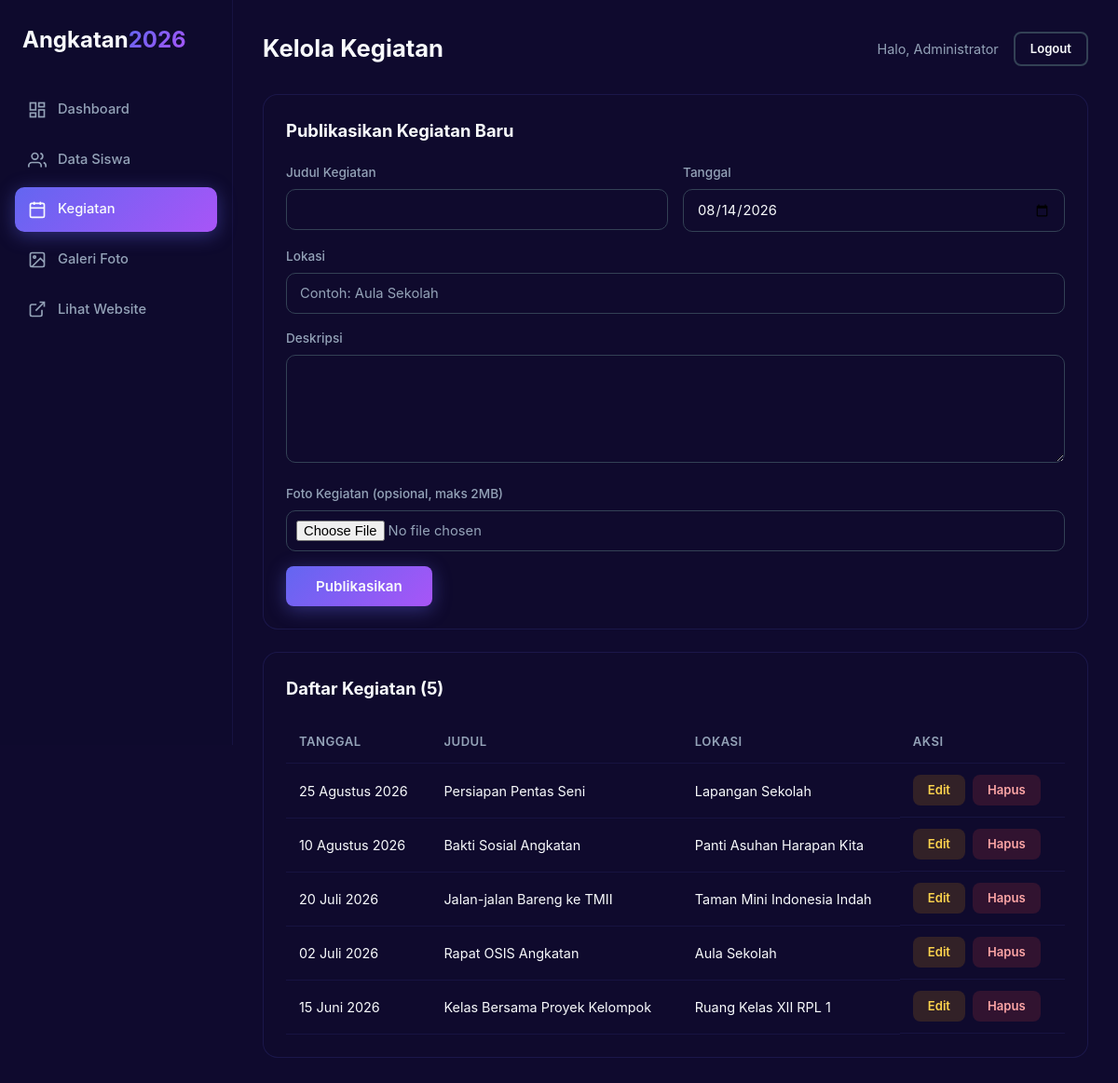
Screenshot of /admin/kegiatan.php (signed in) with the database file from the repository.
### tables this page shows
CREATE TABLE kegiatan (
    id INT AUTO_INCREMENT PRIMARY KEY,
    judul VARCHAR(150) NOT NULL,
    deskripsi TEXT NOT NULL,
    tanggal DATE NOT NULL,
    lokasi VARCHAR(150) DEFAULT NULL,
    foto VARCHAR(255) DEFAULT NULL,
    created_at TIMESTAMP DEFAULT CURRENT_TIMESTAMP
);

### config.php (called while the page is built, shortened)
<?php
function clean($input) {
    return htmlspecialchars(trim($input ?? ''), ENT_QUOTES, 'UTF-8');
}
function tanggalIndo($tanggal) {
    $bulan = ['Januari', 'Februari', 'Maret', 'April', 'Mei', 'Juni',
              'Juli', 'Agustus', 'September', 'Oktober', 'November', 'Desember'];
    $t = strtotime($tanggal);
    return date('d', $t) . ' ' . $bulan[(int)date('m', $t) - 1] . ' ' . date('Y', $t);
}
?>

### admin/kegiatan.php (the view, shortened to what this page needs)
<?php
require_once '../config.php';
$editData = null;
$kegiatanList = $pdo->query('SELECT * FROM kegiatan ORDER BY tanggal DESC')->fetchAll();
?>
<!DOCTYPE html>
<html lang="id">
<head>
    <link rel="stylesheet" href="../style.css">
</head>
<body>
    <div class="admin-layout">
        <aside class="sidebar">
            <a href="index.php" class="logo sidebar-logo">Angkatan<span>2026</span></a>
            <nav class="sidebar-nav">
                <a href="index.php">
                    <svg viewBox="0 0 24 24" fill="none" stroke="currentColor" stroke-width="2"><rect x="3" y="3" width="7" height="9"/><rect x="14" y="3" width="7" height="5"/><rect x="14" y="12" width="7" height="9"/><rect x="3" y="16" width="7" height="5"/></svg>
                    Dashboard
                </a>
                <a href="siswa.php">
                    <svg viewBox="0 0 24 24" fill="none" stroke="currentColor" stroke-width="2"><path d="M17 21v-2a4 4 0 00-4-4H5a4 4 0 00-4 4v2"/><circle cx="9" cy="7" r="4"/><path d="M23 21v-2a4 4 0 00-3-3.87"/><path d="M16 3.13a4 4 0 010 7.75"/></svg>
                    Data Siswa
                </a>
                <a href="kegiatan.php" class="active">
                    <svg viewBox="0 0 24 24" fill="none" stroke="currentColor" stroke-width="2"><rect x="3" y="4" width="18" height="18" rx="2"/><line x1="16" y1="2" x2="16" y2="6"/><line x1="8" y1="2" x2="8" y2="6"/><line x1="3" y1="10" x2="21" y2="10"/></svg>
                    Kegiatan
                </a>
                <a href="galeri.php">
                    <svg viewBox="0 0 24 24" fill="none" stroke="currentColor" stroke-width="2"><rect x="3" y="3" width="18" height="18" rx="2"/><circle cx="8.5" cy="8.5" r="1.5"/><polyline points="21 15 16 10 5 21"/></svg>
                    Galeri Foto
                </a>
                <a href="../index.php" target="_blank">
                    <svg viewBox="0 0 24 24" fill="none" stroke="currentColor" stroke-width="2"><path d="M18 13v6a2 2 0 01-2 2H5a2 2 0 01-2-2V8a2 2 0 012-2h6"/><polyline points="15 3 21 3 21 9"/><line x1="10" y1="14" x2="21" y2="3"/></svg>
                    Lihat Website
                </a>
            </nav>
        </aside>
        <main class="admin-main">
            <header class="admin-header">
                <h1>Kelola Kegiatan</h1>
                <div class="admin-user">
                    <span>Halo, <?php echo clean($_SESSION['admin_nama']); ?></span>
                    <a href="../logout.php" class="btn btn-outline btn-sm">Logout</a>
                </div>
            </header>
            <div class="admin-card">
                <div class="admin-card-header">
                    <h2><?php echo $editData ? 'Edit Kegiatan' : 'Publikasikan Kegiatan Baru'; ?></h2>
                </div>
                <form method="POST" action="kegiatan.php" class="admin-form" enctype="multipart/form-data">
                    <div class="form-row">
                        <div class="form-group">
                            <label>Judul Kegiatan</label>
                            <input type="text" name="judul" value="<?php echo $editData['judul'] ?? ''; ?>" required>
                        </div>
                        <div class="form-group">
                            <label>Tanggal</label>
                            <input type="date" name="tanggal" value="<?php echo $editData['tanggal'] ?? date('Y-m-d'); ?>" required>
                        </div>
                    </div>
                    <div class="form-group">
                        <label>Lokasi</label>
                        <input type="text" name="lokasi" value="<?php echo $editData['lokasi'] ?? ''; ?>" placeholder="Contoh: Aula Sekolah">
                    </div>
                    <div class="form-group">
                        <label>Deskripsi</label>
                        <textarea name="deskripsi" rows="5" required><?php echo $editData['deskripsi'] ?? ''; ?></textarea>
                    </div>
                    <div class="form-group">
                        <label>Foto Kegiatan (opsional, maks 2MB)</label>
                        <input type="file" name="foto" accept=".jpg,.jpeg,.png,.gif,.webp">
                    </div>
                    <div class="form-actions">
                        <button type="submit" class="btn btn-primary"><?php echo $editData ? 'Simpan Perubahan' : 'Publikasikan'; ?></button>
                    </div>
                </form>
            </div>
            <div class="admin-card">
                <div class="admin-card-header">
                    <h2>Daftar Kegiatan (<?php echo count($kegiatanList); ?>)</h2>
                </div>
                <div class="table-wrap">
                    <table class="table">
                        <thead>
                            <tr>
                                <th>Tanggal</th>
                                <th>Judul</th>
                                <th>Lokasi</th>
                                <th>Aksi</th>
                            </tr>
                        </thead>
                        <tbody>
                            <?php foreach ($kegiatanList as $k): ?>
                            <tr>
                                <td><?php echo tanggalIndo($k['tanggal']); ?></td>
                                <td><?php echo clean($k['judul']); ?></td>
                                <td><?php echo clean($k['lokasi']); ?></td>
                                <td class="table-actions">
                                    <a href="kegiatan.php?edit=<?php echo $k['id']; ?>" class="btn btn-sm btn-warning">Edit</a>
                                    <a href="kegiatan.php?hapus=<?php echo $k['id']; ?>" class="btn btn-sm btn-danger" onclick="return confirm('Yakin ingin menghapus kegiatan ini?');">Hapus</a>
                                </td>
                            </tr>
                            <?php endforeach; ?>
                        </tbody>
                    </table>
                </div>
            </div>
        </main>
    </div>
</body>
</html>

### style.css (style rules this page uses)
* { margin: 0; padding: 0; box-sizing: border-box; }
:root { --primary: #6366f1; --primary-dark: #4f46e5; --dark: #1e1b4b; --darker: #0f0a2e; --light: #f8fafc; --gray: #94a3b8; --gray-dark: #334155; --success: #43e97b; --danger: #ef4444; --warning: #f59e0b; --gradient: linear-gradient(135deg, #6366f1, #a855f7); --bg-card: rgba(15, 10, 46, 0.8); }
html { scroll-behavior: smooth; }
body { font-family: 'Inter', sans-serif; background: var(--darker); color: var(--light); line-height: 1.6; overflow-x: hidden; }
.logo { font-size: 1.5rem; font-weight: 700; color: var(--light); text-decoration: none; }
.logo span { background: var(--gradient); -webkit-background-clip: text; -webkit-text-fill-color: transparent; background-clip: text; }
.btn { padding: 12px 32px; border-radius: 8px; font-size: 0.95rem; font-weight: 600; text-decoration: none; cursor: pointer; transition: all 0.3s; border: none; display: inline-block; font-family: 'Inter', sans-serif; }
.btn-primary { background: var(--gradient); color: var(--light); box-shadow: 0 4px 20px rgba(99, 102, 241, 0.4); }
.btn-outline { border: 2px solid var(--gray-dark); color: var(--light); background: transparent; }
.btn-sm { padding: 6px 16px; font-size: 0.82rem; }
.btn-danger { background: rgba(239, 68, 68, 0.15); color: #fca5a5; }
.btn-warning { background: rgba(245, 158, 11, 0.15); color: #fcd34d; }
.admin-layout { display: flex; min-height: 100vh; }
.sidebar { width: 250px; min-width: 250px; background: rgba(15, 10, 46, 0.9); border-right: 1px solid rgba(99, 102, 241, 0.1); padding: 24px 16px; position: sticky; top: 0; height: 100vh; display: flex; flex-direction: column; gap: 32px; }
.sidebar-logo { display: block; padding: 0 8px; }
.sidebar-nav { display: flex; flex-direction: column; gap: 6px; }
.sidebar-nav a { display: flex; align-items: center; gap: 12px; padding: 12px 14px; border-radius: 10px; color: var(--gray); text-decoration: none; font-size: 0.92rem; font-weight: 500; transition: all 0.3s; }
.sidebar-nav a svg { width: 20px; height: 20px; }
.sidebar-nav a.active { background: var(--gradient); color: var(--light); box-shadow: 0 4px 20px rgba(99, 102, 241, 0.4); }
.admin-main { flex: 1; padding: 32px; min-width: 0; }
.admin-header { display: flex; justify-content: space-between; align-items: center; margin-bottom: 28px; gap: 16px; flex-wrap: wrap; }
.admin-header h1 { font-size: 1.6rem; }
.admin-user { display: flex; align-items: center; gap: 16px; }
.admin-user span { color: var(--gray); font-size: 0.9rem; }
.admin-card { background: var(--bg-card); border: 1px solid rgba(99, 102, 241, 0.15); border-radius: 16px; padding: 24px; margin-bottom: 24px; }
.admin-card-header { display: flex; justify-content: space-between; align-items: center; margin-bottom: 20px; }
.admin-card-header h2 { font-size: 1.15rem; }
.table-wrap { overflow-x: auto; }
.table { width: 100%; border-collapse: collapse; font-size: 0.9rem; }
.table th, .table td { text-align: left; padding: 12px 14px; border-bottom: 1px solid rgba(99, 102, 241, 0.1); }
.table th { color: var(--gray); font-weight: 600; font-size: 0.82rem; text-transform: uppercase; letter-spacing: 0.5px; }
.table-actions { display: flex; gap: 8px; white-space: nowrap; }
.admin-form { display: flex; flex-direction: column; gap: 16px; }
.form-row { display: grid; grid-template-columns: 1fr 1fr; gap: 16px; }
.form-group label { display: block; font-size: 0.85rem; color: var(--gray); font-weight: 500; margin-bottom: 6px; }
.form-group input, .form-group select, .form-group textarea { width: 100%; padding: 12px 14px; background: rgba(15, 10, 46, 0.8); border: 1px solid var(--gray-dark); border-radius: 10px; color: var(--light); font-family: 'Inter', sans-serif; font-size: 0.92rem; outline: none; transition: border-color 0.3s; }
.form-group input[type="file"] { padding: 10px; color: var(--gray); }
.form-group input::placeholder, .form-group textarea::placeholder { color: var(--gray); }
.form-actions { display: flex; gap: 12px; }

### rows the page displays
kegiatan: tanggal "25 Agustus 2026", judul "Persiapan Pentas Seni", lokasi "Lapangan Sekolah"
kegiatan: tanggal "10 Agustus 2026", judul "Bakti Sosial Angkatan", lokasi "Panti Asuhan Harapan Kita"
kegiatan: tanggal "20 Juli 2026", judul "Jalan-jalan Bareng ke TMII", lokasi "Taman Mini Indonesia Indah"
kegiatan: tanggal "02 Juli 2026", judul "Rapat OSIS Angkatan", lokasi "Aula Sekolah"
kegiatan: tanggal "15 Juni 2026", judul "Kelas Bersama Proyek Kelompok", lokasi "Ruang Kelas XII RPL 1"

### other values shown
$_SESSION['admin_nama'] "Administrator"
count($kegiatanList) "5"
